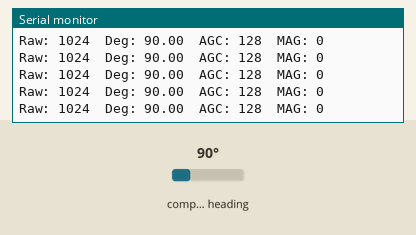
Simulated run of this sketch. Board: ESP32. Parts: the last lines printed to the serial monitor. Wiring (inferred from the names in the program): AS5600 angle sensor at I2C address 0x36. The inputs (shaded band) are chosen by the test bench; at power-on: compass heading 90°.

Above: at 1.3 s.
1.4 s: compass heading set to 7°
At 1.67 s:
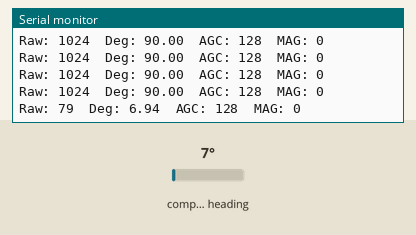
2.9 s: compass heading set to 180°
At 3.08 s:
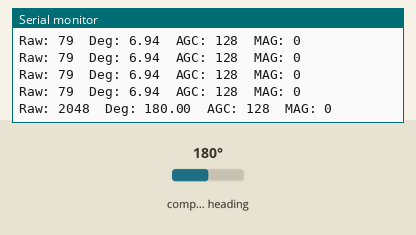
Timing chart, 0 to 5.9 s (numbered marks = the images above; inputs shaded):
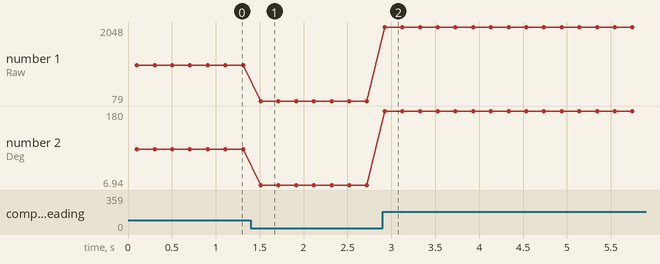

Measured:
- after the input at 1.4 s, the serial monitor: prints a new line after 0.11 s (image 1)
- after the input at 2.9 s, the serial monitor: prints a new line at once (image 2)
- plotted number 1: 1024 → 79 after the input at 1.4 s, 79 → 2048 after the input at 2.9 s
- plotted number 2: 90 → 6.94 after the input at 1.4 s, 6.94 → 180 after the input at 2.9 s

The sketch:

as5600_i2c.ino
```cpp
#include <Wire.h>
#include <stdint.h>

#define AS5600_ADDR 0x36
#define REG_RAW_ANGLE_H 0x0C
#define REG_AGC 0x1A
#define REG_MAGNITUDE_H 0x1B // MAG is 2 bytes (MSB, LSB)

void setup() {
    Serial.begin(115200);
    Wire.begin(); // ESP32なら Wire.begin(SDA_pin, SCL_pin);
    Wire.setClock(100000);
    delay(100);
}

uint16_t readRawAngle() {
    Wire.beginTransmission(AS5600_ADDR);
    Wire.write(REG_RAW_ANGLE_H);
    Wire.endTransmission(false);
    Wire.requestFrom(AS5600_ADDR, 2);
    if (Wire.available() < 2)
        return 0xFFFF;
    uint8_t hi = Wire.read();
    uint8_t lo = Wire.read();
    return ((uint16_t)(hi & 0x0F) << 8) | lo;
}

uint8_t readAGC() {
    Wire.beginTransmission(AS5600_ADDR);
    Wire.write(REG_AGC);
    Wire.endTransmission(false);
    Wire.requestFrom(AS5600_ADDR, 1);
    if (Wire.available() < 1)
        return 0xFF;
    return Wire.read();
}

uint16_t readMagnitude() {
    Wire.beginTransmission(AS5600_ADDR);
    Wire.write(REG_MAGNITUDE_H);
    Wire.endTransmission(false);
    Wire.requestFrom(AS5600_ADDR, 2);
    if (Wire.available() < 2)
        return 0xFFFF;
    uint8_t hi = Wire.read();
    uint8_t lo = Wire.read();
    return ((uint16_t)hi << 8) | lo; // magnitudeは12bit扱いの場合あり
}

void loop() {
    uint16_t raw = readRawAngle();
    uint8_t agc = readAGC();
    uint16_t mag = readMagnitude();

    if (raw != 0xFFFF) {
        float deg = (raw / 4096.0) * 360.0;
        Serial.print("Raw: ");
        Serial.print(raw);
        Serial.print("  Deg: ");
        Serial.print(deg, 2);
    } else {
        Serial.print("Raw: ERR ");
    }
    Serial.print("  AGC: ");
    Serial.print(agc);
    Serial.print("  MAG: ");
    Serial.println(mag);
    delay(200);
}
```
